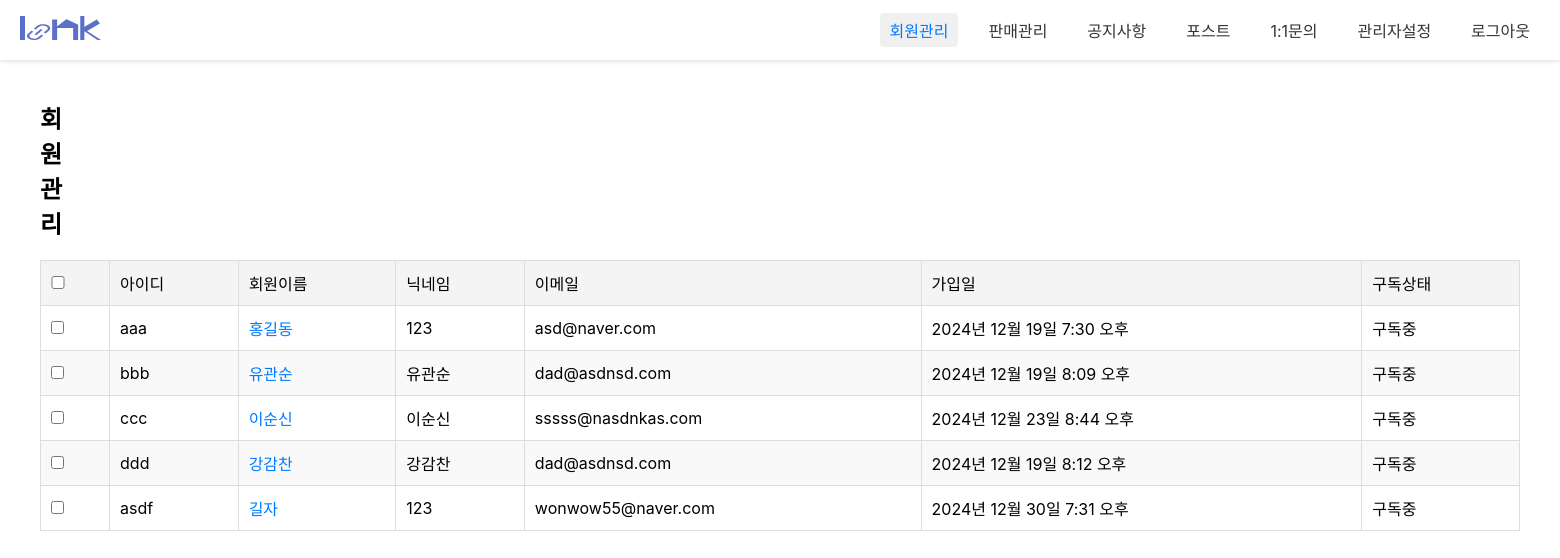
Before: /admin1/admin_memList/ with the older database file.
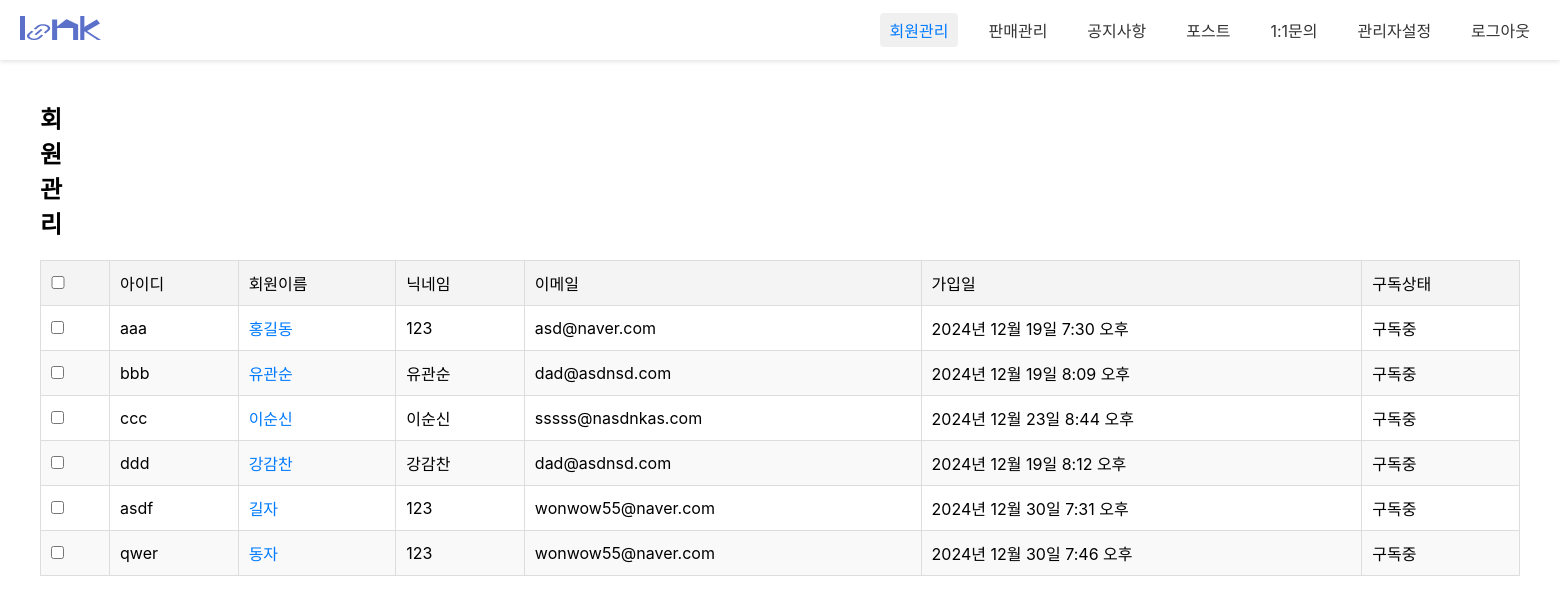
After: the same page with the newer database file.
### loginpage/models.py (models this page shows, shortened)
class Member(models.Model):
  id = models.CharField(max_length=50,primary_key=True)
  pw = models.CharField(max_length=100)
  name = models.CharField(max_length=100)
  nicName = models.CharField(max_length=100,default='123')
  mail = models.EmailField(max_length=100)
  birthday = models.CharField(max_length=100)
  gender = models.CharField(max_length=10,choices=[('남자', '남자'), ('여자', '여자')])
  mdate = models.DateTimeField(auto_now=True)
  created_group = models.OneToOneField(
        'diary.GroupDiary',  # '앱이름.모델이름' 형식
        on_delete=models.SET_NULL,
        null=True,
        blank=True,
        related_name='creator'
    )
  joined_group = models.ForeignKey(
        'diary.GroupDiary',  # '앱이름.모델이름' 형식
        on_delete=models.SET_NULL,
        null=True,
        blank=True,
        related_name='members'
    )

### admin1/views.py (the view)
# urls.py: path('admin_memList/', views.admin_memList, name="admin_memList"),
def admin_memList(request):
	qs = Member.objects.all()
	context = {"mlist":qs}
	return render(request, 'admin_memList.html', context)

### admin1/templates/admin_memList.html (shortened to what this page needs)
{% load static %}
<!DOCTYPE html>
<html lang="ko">
<head>
<link rel="stylesheet" href="{% static 'css/admin1/admin_login.css'%}">
<link rel="stylesheet" href="{% static 'css/admin1/admin_memllist.css'%}">
</head>
<body>
	<nav class="gnb">
		<a href="#" class="logo"><img src="/static/images/admin1/logo_sample.png" alt=""></a>
		<div class="menu">
				<a class="active" href="/admin1/admin_memList/">회원관리</a>
				<a href="#">판매관리</a>
				<a href="/admin1/admin_noticeList/">공지사항</a>
				<a href="/admin1/admin_postList/">포스트</a>
				<a href="/admin1/admin_qList/" >1:1문의</a>
				<a href="/admin1/admin_adminList/">관리자설정</a>
				<a id='a_logout'>로그아웃</a>
		</div>
	</nav>
	<div class="container">
		<div class="con_header">
			<h2>회원 관리</h2>
		</div>
		<table>
			<thead>
				<tr>
					<th><input type="checkbox" id="select_all"></th>
					<th>아이디</th>
					<th>회원이름</th>
					<th>닉네임</th>
					<th>이메일</th>
					<th>가입일</th>
					<th>구독상태</th>
				</tr>
			</thead>
			<tbody>
				{% for mem in mlist %}
				<tr>
					<td><input type="checkbox" class="select_member"></td>
					<td>{{mem.id}}</td>
					<td class="member_name"><a href="/admin1/admin_memView/{{mem.id}}/">{{mem.name}}</a></td>
					<td>{{mem.nicName}}</td>
					<td>{{mem.mail}}</td>
					<td>{{mem.mdate}}</td>
					<td>구독중</td>
				</tr>
				{% endfor %}
			</tbody>
		</table>
	</div>
</body>
</html>

Changed rows visible on the page:
added Member: id "qwer", name "동자", nicName "123", mail "wonwow55@naver.com", mdate "2024년 12월 30일 7:46 오후"
